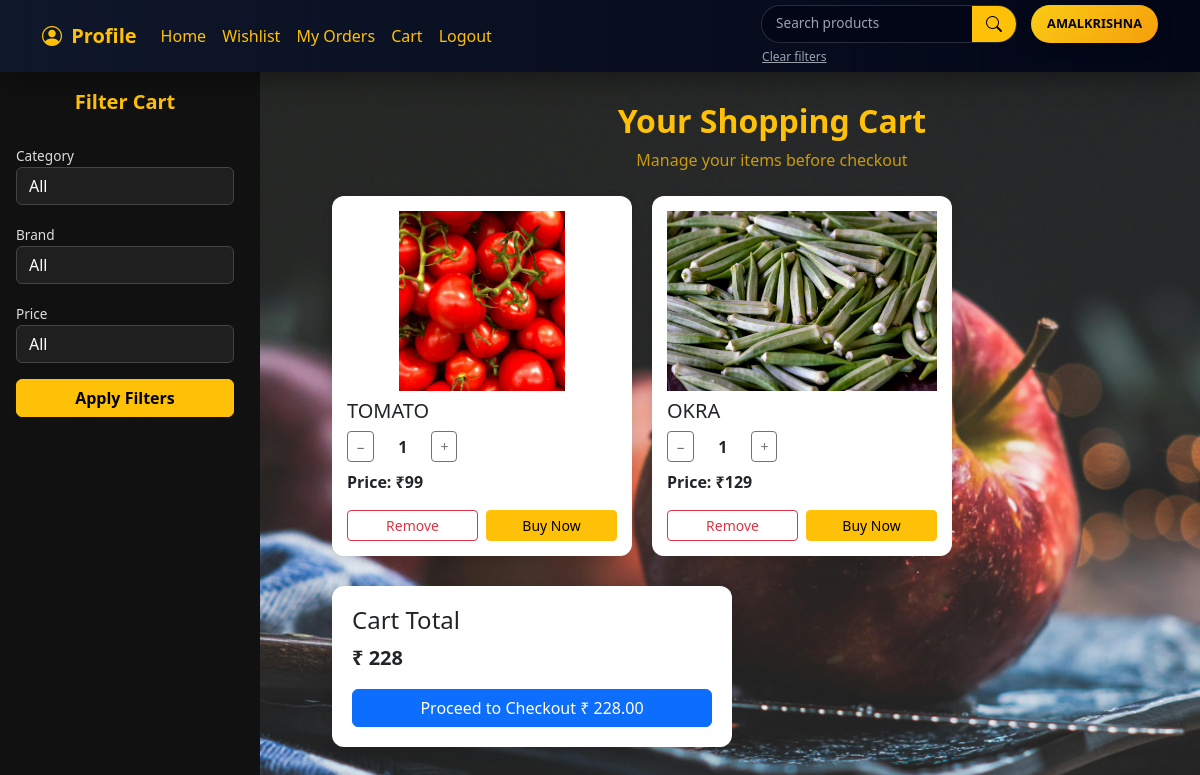
The app's page /produsts/cart_page (signed in), older data.
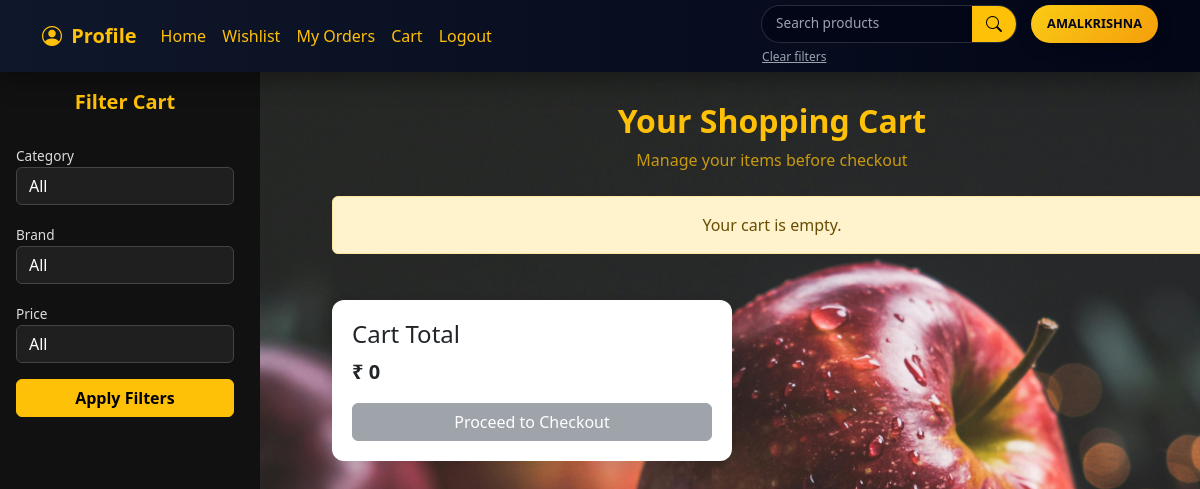
The same page, newer data.
### productapp/models.py (models this page shows, shortened)
class CartProduct(models.Model):
    cart=models.ForeignKey(Cart,on_delete=models.CASCADE)
    product=models.ForeignKey(Product,on_delete=models.CASCADE)
    quantity = models.PositiveIntegerField(default=1)
    @property
    def total(self):
        return self.product.price * self.quantity

### adminapp/models.py (models this page shows, shortened)
class Product(models.Model):
    name=models.CharField(max_length=50)
    description=models.CharField(max_length=100,null=False)
    price=models.IntegerField(null=False)
    image=models.ImageField(upload_to='product_images',null=False)
    is_available=models.BooleanField(default=True)
    category=models.ForeignKey(Category,on_delete=models.CASCADE,related_name='categories')
    brand=models.ForeignKey(Brand,on_delete=models.CASCADE,related_name='brands')
    created_at=models.DateTimeField(auto_now_add=True)
    stock=models.PositiveIntegerField(default=1)

### productapp/views.py (the view)
# urls.py: path('cart_page',views.cart_page,name='view_cart'),
def cart_page(request):
    if not request.user.is_authenticated:
        return redirect('login_view')
    cart = Cart.objects.get(user=request.user)
    cart_items = CartProduct.objects.filter(
        cart=cart
    ).select_related(
        'product', 'product__category', 'product__brand'
    )
    search = request.GET.get('search')
    if search:
        cart_items = cart_items.filter(
            product__name__icontains=search
        )
    category = request.GET.get('category')
    if category:
        cart_items = cart_items.filter(
            product__category__id=category
        )
    brand = request.GET.get('brand')
    if brand:
        cart_items = cart_items.filter(
            product__brand__id=brand
        )
    price = request.GET.get('price')
    if price == '1':
        cart_items = cart_items.filter(product__price__gte=500, product__price__lte=1500)
    elif price == '2':
        cart_items = cart_items.filter(product__price__gte=1500, product__price__lte=2500)
    elif price == '3':
        cart_items = cart_items.filter(product__price__gte=2500, product__price__lte=3500)
    elif price == '4':
        cart_items = cart_items.filter(product__price__gt=3500)
    total_amount = sum(item.total for item in cart_items)
    can_checkout = cart_items.filter(product__stock__gt=0).exists()
    return render(request, 'cart_items.html', {
        'cart_items': cart_items,
        'total_amount': total_amount,
        'can_checkout': can_checkout,
        'cat': Category.objects.all(),
        'brand': Brand.objects.all(),
    })

### productapp/templates/cart_items.html (shortened to what this page needs)
{% extends "navbar.html" %}
{% load static %}
{% block content %}
<link rel="stylesheet" href="{% static 'css/sidebar.css' %}">
<div class="filter-sidebar">
    <form method="get">
        <h5>Filter Cart</h5>
        <label>Category</label>
        <select name="category" class="form-select mb-2">
            <option value="">All</option>
        </select>
        <label>Brand</label>
        <select name="brand" class="form-select mb-2">
            <option value="">All</option>
        </select>
        <label>Price</label>
        <select name="price" class="form-select mb-3">
            <option value="">All</option>
        </select>
        <button class="btn btn-warning w-100 fw-semibold">
            Apply Filters
        </button>
    </form>
</div>
<div class="page-content">
    <div class="text-center mb-4">
        <h2 class="text-warning fw-bold">Your Shopping Cart</h2>
        <p class="text-warning opacity-75">
            Manage your items before checkout
        </p>
    </div>
    {% if not cart_items %}
        <div class="alert alert-warning text-center">
            Your cart is empty.
        </div>
    {% endif %}
    <div class="cart-grid">
        {% for item in cart_items %}
        <div class="cart-card">
            <img src="{{ item.product.image.url }}" class="fixed-img">
            <h5 class="mt-2">{{ item.product.name|upper }}</h5>
            <div class="d-flex align-items-center gap-2 my-2">
                <a href="{% url 'decrease_qty' item.id %}" class="btn btn-outline-secondary btn-sm">−</a>
                <span class="px-3 fw-bold">{{ item.quantity }}</span>
                <a href="{% url 'increase_qty' item.id %}" class="btn btn-outline-secondary btn-sm">+</a>
            </div>
            <p class="fw-bold">Price: ₹{{ item.total }}</p>
            <div class="d-flex gap-2 mt-3">
                <a href="{% url 'remove_from_cart' item.id %}"
                   class="btn btn-outline-danger btn-sm w-100">
                    Remove
                </a>
                {% if item.product.stock > 0 %}
                    <a href="{% url 'buy_now_single_item' item.id %}"
                    class="btn btn-warning btn-sm w-100">
                     Buy Now
                    </a>
                {% else %}
                    <button class="btn btn-secondary btn-sm w-100" disabled>
                        Buy Now
                    </button>
                {% endif %}
            </div>
        </div>
        {% endfor %}
    </div>
    <div class="cart-summary">
        <h4>Cart Total</h4>
        <p class="fw-bold fs-5">₹ {{ total_amount }}</p>
        {% if can_checkout and cart_items %}
    <a href="{% url 'proceed_full_cart_checkout' %}"
       class="btn btn-primary w-100">
        Proceed to Checkout ₹ {{ total_amount|floatformat:2 }}
    </a>
        {% else %}
            <button class="btn btn-secondary w-100" disabled>
                Proceed to Checkout
            </button>
        {% endif %}
    </div>
</div>
{% endblock %}

Row changes from the older to the newer data that the page shows:
removed CartProduct: product.image (picture), product.name "TOMATO", quantity "1", total "99", shows "Buy Now"
removed CartProduct: product.image (picture), product.name "OKRA", quantity "1", total "129", shows "Buy Now"
Text that changed along with them:
{{ total_amount }}: "228" → "0"
{{ total_amount|floatformat:2 }}: "228.00" → (not shown)
text no longer shown: "Proceed to Checkout ₹"
text now shown: "Your cart is empty. Proceed to Checkout"
